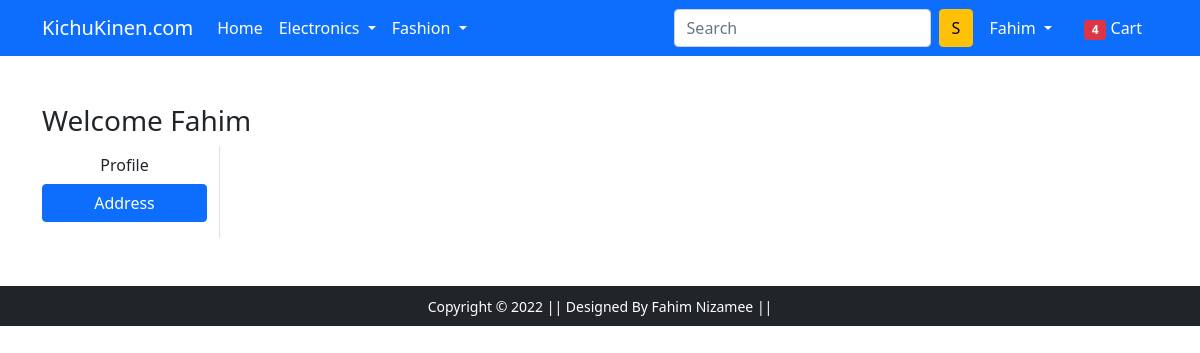
/address/ (signed in), run on an earlier commit of the app's database.
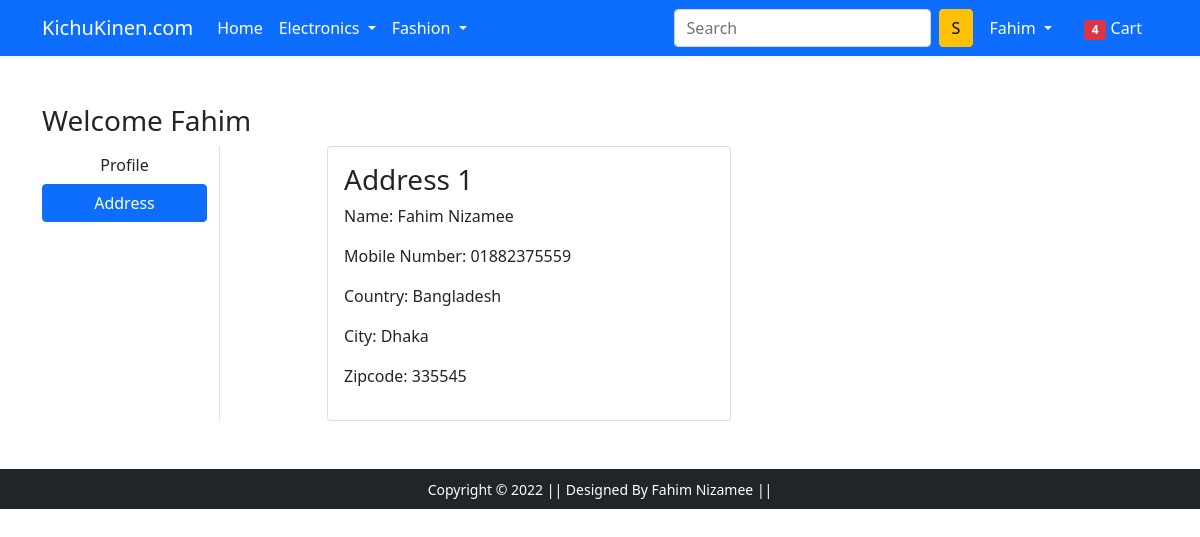
And on a later commit of the database.
### app/models.py (models this page shows, shortened)
class Customer(models.Model):
    user = models.ForeignKey(User, on_delete=models.CASCADE)
    name = models.CharField(max_length=200)
    mobilenumber = models.CharField(max_length=20)
    country = models.CharField(max_length=200)
    city = models.CharField(max_length=50)
    zipcode = models.IntegerField()

### app/views.py (the view)
# urls.py: path('address/', views.address, name='address'),
def address(request):
    add = Customer.objects.filter(user=request.user)
    return render(request, 'app/address.html',{'add':add,'active':'btn-primary'})

### app/templates/app/address.html (shortened to what this page needs)
{% extends 'app/base.html' %}
{% load static %}
{% block main-content %}
<div class="container my-5">
 <div class="row">
 <h3>Welcome <span class="text-capitalize">{{request.user}} </span></h3>
  <div class="col-sm-2 border-end">
   <ul class="list-unstyled">
    <li class="d-grid"><a href="{% url 'profile' %}" class="btn">Profile</a></li>
    <li class="d-grid"><a href="{% url 'address' %}" class="btn {{active}} ">Address</a></li>
   </ul>
  </div>
  <div class="col-sm-9 offset-sm-1">
   <div class="row">
       {% for ad in add %}
    <div class="col-sm-6">
     <div class="card">
      <div class="card-body">
       <h3>Address {{forloop.counter}}</h3>
       <p>Name: {{ad.name}}</p>
       <p>Mobile Number: {{ad.mobilenumber}}</p>
       <p>Country: {{ad.country}}</p>
       <p>City: {{ad.city}}</p>
       <p>Zipcode: {{ad.zipcode}}</p>
      </div>
     </div>
    </div>
    {% endfor %}
    </div>
   </div>
  </div>
 </div>
{% endblock main-content %}

What changed in the data, as far as the page shows it:
added Customer: name "Fahim Nizamee", mobilenumber "01882375559", country "Bangladesh", city "Dhaka", zipcode "335545"
